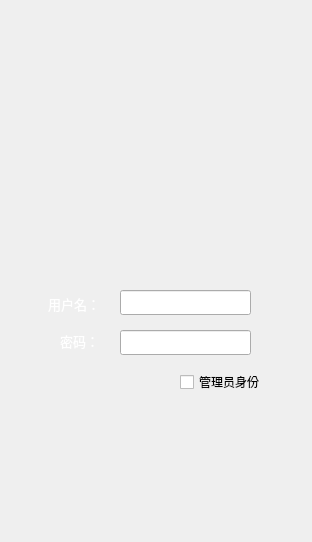
<?xml version="1.0" encoding="UTF-8"?>
<ui version="4.0">
 <class>MainWindow</class>
 <widget class="QMainWindow" name="MainWindow">
  <property name="geometry">
   <rect>
    <x>0</x>
    <y>0</y>
    <width>312</width>
    <height>542</height>
   </rect>
  </property>
  <property name="minimumSize">
   <size>
    <width>312</width>
    <height>542</height>
   </size>
  </property>
  <property name="maximumSize">
   <size>
    <width>312</width>
    <height>542</height>
   </size>
  </property>
  <property name="windowTitle">
   <string>登录窗口</string>
  </property>
  <widget class="QWidget" name="centralwidget">
   <widget class="QWidget" name="widget" native="true">
    <property name="geometry">
     <rect>
      <x>-20</x>
      <y>280</y>
      <width>370</width>
      <height>106</height>
     </rect>
    </property>
    <property name="sizePolicy">
     <sizepolicy hsizetype="Preferred" vsizetype="Fixed">
      <horstretch>0</horstretch>
      <verstretch>0</verstretch>
     </sizepolicy>
    </property>
    <widget class="QLabel" name="label">
     <property name="geometry">
      <rect>
       <x>68</x>
       <y>13</y>
       <width>68</width>
       <height>22</height>
      </rect>
     </property>
     <property name="font">
      <font>
       <pointsize>10</pointsize>
      </font>
     </property>
     <property name="text">
      <string>&lt;html&gt;&lt;head/&gt;&lt;body&gt;&lt;p&gt;&lt;span style=&quot; color:#ffffff;&quot;&gt;用户名：&lt;/span&gt;&lt;/p&gt;&lt;/body&gt;&lt;/html&gt;</string>
     </property>
    </widget>
    <widget class="QLabel" name="label_2">
     <property name="geometry">
      <rect>
       <x>80</x>
       <y>50</y>
       <width>51</width>
       <height>22</height>
      </rect>
     </property>
     <property name="font">
      <font>
       <pointsize>10</pointsize>
      </font>
     </property>
     <property name="text">
      <string>&lt;!DOCTYPE HTML PUBLIC &quot;-//W3C//DTD HTML 4.0//EN&quot; &quot;http://www.w3.org/TR/REC-html40/strict.dtd&quot;&gt;
&lt;html&gt;&lt;head&gt;&lt;meta name=&quot;qrichtext&quot; content=&quot;1&quot; /&gt;&lt;meta charset=&quot;utf-8&quot; /&gt;&lt;style type=&quot;text/css&quot;&gt;
p, li { white-space: pre-wrap; }
&lt;/style&gt;&lt;/head&gt;&lt;body style=&quot; font-family:'Microsoft YaHei UI'; font-size:10pt; font-weight:400; font-style:normal;&quot;&gt;
&lt;p style=&quot; margin-top:0px; margin-bottom:0px; margin-left:0px; margin-right:0px; -qt-block-indent:0; text-indent:0px;&quot;&gt;&lt;span style=&quot; color:#ffffff;&quot;&gt;密码：&lt;/span&gt;&lt;/p&gt;&lt;/body&gt;&lt;/html&gt;</string>
     </property>
    </widget>
    <widget class="QLineEdit" name="lineEdit_2">
     <property name="geometry">
      <rect>
       <x>140</x>
       <y>50</y>
       <width>131</width>
       <height>25</height>
      </rect>
     </property>
     <property name="echoMode">
      <enum>QLineEdit::Password</enum>
     </property>
    </widget>
    <widget class="QLineEdit" name="lineEdit">
     <property name="geometry">
      <rect>
       <x>140</x>
       <y>10</y>
       <width>131</width>
       <height>25</height>
      </rect>
     </property>
    </widget>
   </widget>
   <widget class="QWidget" name="widget_2" native="true">
    <property name="geometry">
     <rect>
      <x>11</x>
      <y>522</y>
      <width>22</width>
      <height>22</height>
     </rect>
    </property>
    <property name="sizePolicy">
     <sizepolicy hsizetype="Preferred" vsizetype="Fixed">
      <horstretch>0</horstretch>
      <verstretch>0</verstretch>
     </sizepolicy>
    </property>
    <layout class="QHBoxLayout" name="horizontalLayout">
     <item>
      <spacer name="horizontalSpacer_5">
       <property name="orientation">
        <enum>Qt::Horizontal</enum>
       </property>
       <property name="sizeType">
        <enum>QSizePolicy::Fixed</enum>
       </property>
       <property name="sizeHint" stdset="0">
        <size>
         <width>0</width>
         <height>0</height>
        </size>
       </property>
      </spacer>
     </item>
    </layout>
   </widget>
   <widget class="QCheckBox" name="checkBox">
    <property name="geometry">
     <rect>
      <x>180</x>
      <y>370</y>
      <width>98</width>
      <height>24</height>
     </rect>
    </property>
    <property name="text">
     <string>管理员身份</string>
    </property>
   </widget>
  </widget>
 </widget>
 <tabstops>
  <tabstop>lineEdit</tabstop>
  <tabstop>lineEdit_2</tabstop>
  <tabstop>checkBox</tabstop>
 </tabstops>
 <resources/>
 <connections/>
</ui>
